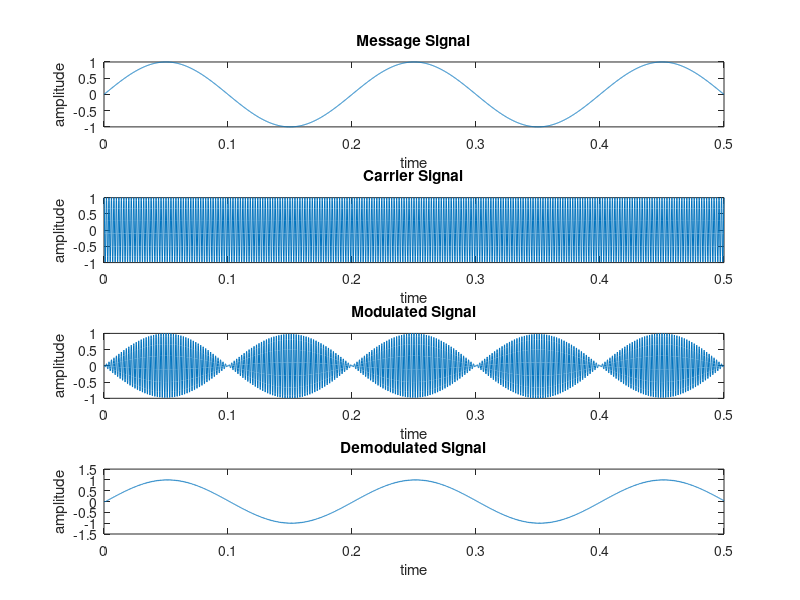

The MATLAB source for this figure:
% Setting Parameters
fm=5; 
fc=500; 
fs=15*fc; 

t=0:1/fs:0.5; 

% Message Signal
m=sin(2*pi*fm*t);

% Carrier Signal 
c=cos(2*pi*fc*t); 

% Performing DSB-SC modulation
s=m.*c; 

% Plotting modulation output
subplot(4,1,1); 
plot(t,m); 
title('Message Signal'); 
xlabel('time'); 
ylabel('amplitude'); 
subplot(4,1,2); 
plot(t,c); 
title('Carrier Signal'); 
xlabel('time'); 
ylabel('amplitude'); 
subplot(4,1,3); 
plot(t,s); 
title('Modulated Signal'); 
xlabel('time'); 
ylabel('amplitude'); 

% Performing DSB-SC demodulation
d=s.*c; 
[b,a]=butter(6,2*fc/fs,'low'); 
k=2*filter(b,a,d); 

% Plotting demodulated waveforms
subplot(4,1,4); 
plot(t,k); 
title('Demodulated Signal'); 
xlabel('time'); 
ylabel('amplitude'); 
